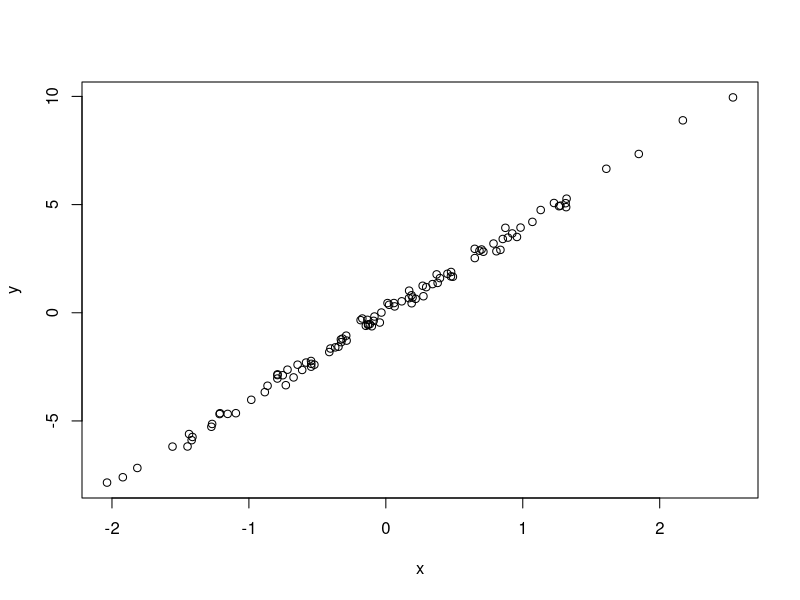

This chart was generated by the following R code:
# Simulate and plot data
# Pintu Kumar Mahla
# pintumahla.arizona.edu
# 2026-11-17

# Simulate predictor variable
x <- rnorm(n = 100)
# Simulate response variable with some noise
y <- 4*x + rnorm(n = 100, sd = 0.2)
# Plot the data
plot(x = x, y = y)
